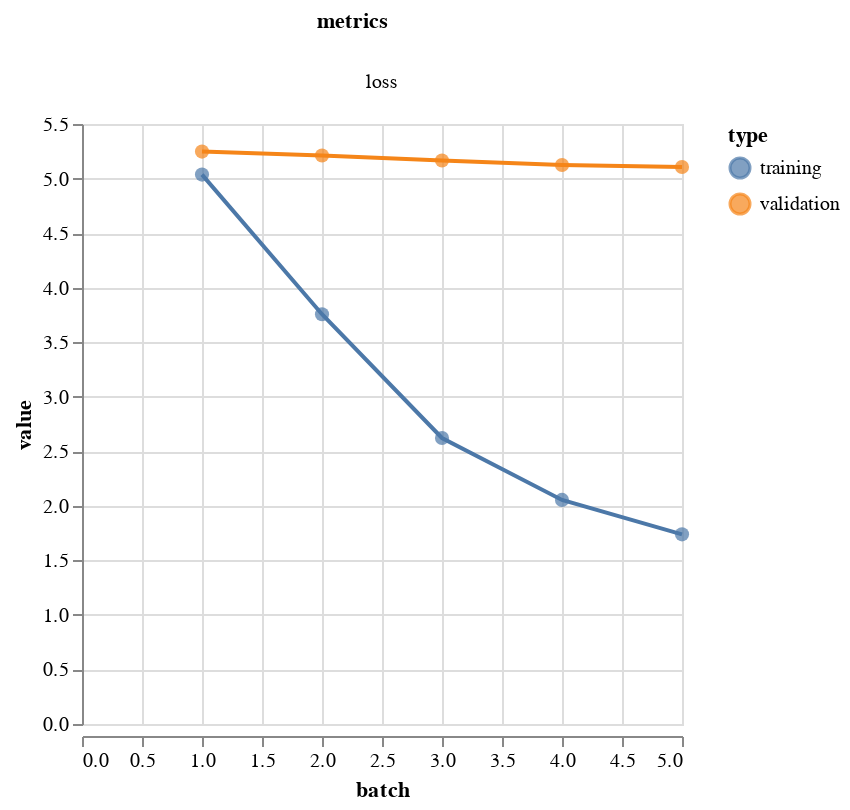

Notebook code for this chart:
### Code cell
vis.metrics(output.history)

### Figure 1 — Vega-Lite specification as saved in the notebook (floating-point values rounded to 4 significant figures)
{"config": {"view": {"continuousWidth": 300, "continuousHeight": 300}}, "data": {"name": "data-ba75c6847fec3c4b1c9133d0273ccaf8"}, "facet": {"column": {"field": "metrics", "type": "nominal"}}, "spec": {"layer": [{"mark": {"type": "circle", "size": 50}, "encoding": {"color": {"field": "type", "type": "nominal"}, "tooltip": [{"field": "batch", "type": "quantitative"}, {"field": "value", "type": "quantitative"}], "x": {"field": "batch", "type": "quantitative"}, "y": {"field": "value", "type": "quantitative"}}}, {"mark": {"type": "line"}, "encoding": {"color": {"field": "type", "type": "nominal"}, "x": {"field": "batch", "type": "quantitative"}, "y": {"field": "value", "type": "quantitative"}}}], "height": 300, "width": 300}, "resolve": {"scale": {"y": "independent"}}, "$schema": "https://vega.github.io/schema/vega-lite/v5.17.0.json", "datasets": {"data-ba75c6847fec3c4b1c9133d0273ccaf8": [{"batch": 1, "value": 5.036, "type": "training", "metrics": "loss"}, {"batch": 2, "value": 3.756, "type": "training", "metrics": "loss"}, {"batch": 3, "value": 2.622, "type": "training", "metrics": "loss"}, {"batch": 4, "value": 2.054, "type": "training", "metrics": "loss"}, {"batch": 5, "value": 1.739, "type": "training", "metrics": "loss"}, {"batch": 1, "value": 5.247, "type": "validation", "metrics": "loss"}, {"batch": 2, "value": 5.211, "type": "validation", "metrics": "loss"}, {"batch": 3, "value": 5.165, "type": "validation", "metrics": "loss"}, {"batch": 4, "value": 5.125, "type": "validation", "metrics": "loss"}, {"batch": 5, "value": 5.106, "type": "validation", "metrics": "loss"}]}}
